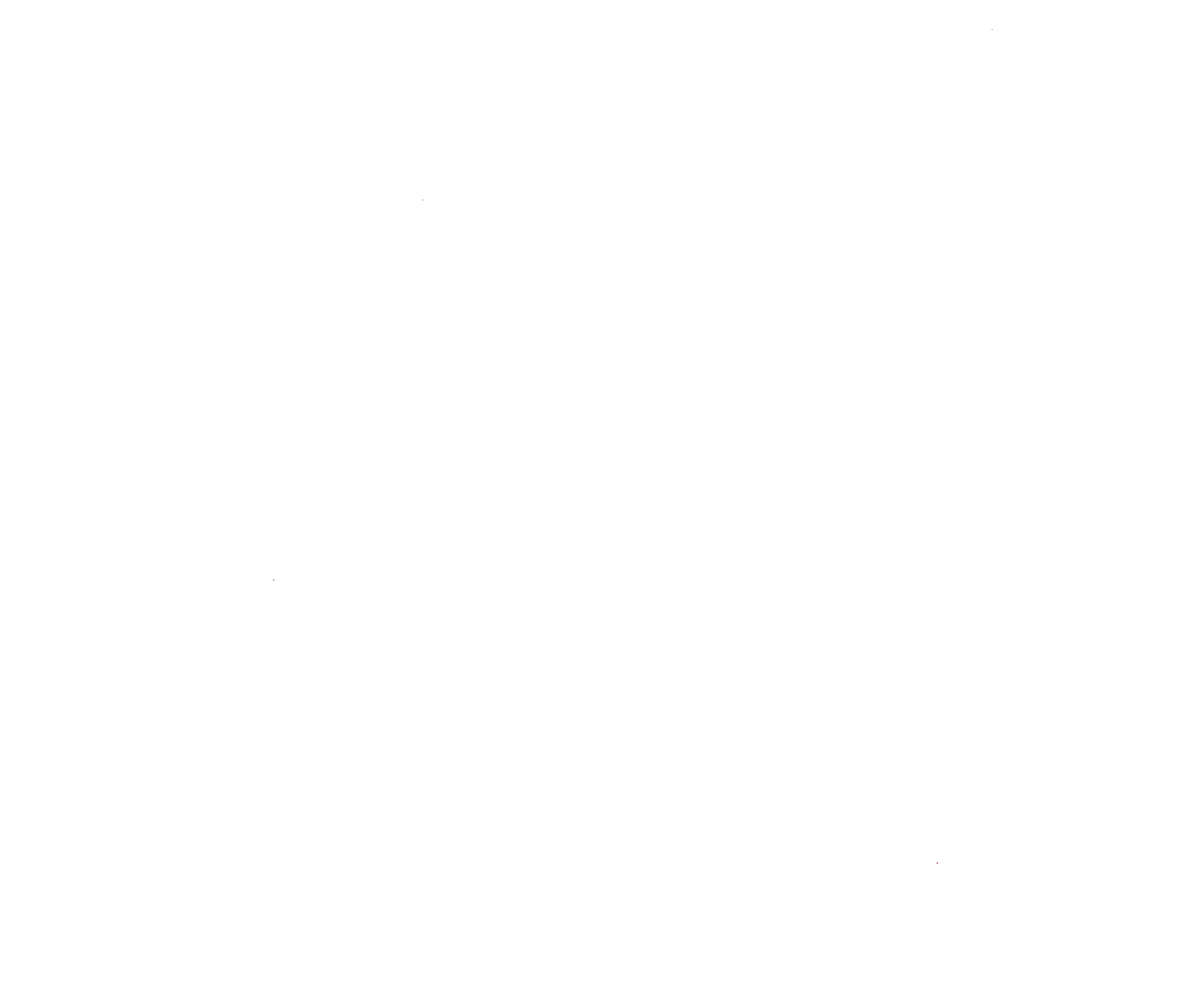
Frame 1 (no input)
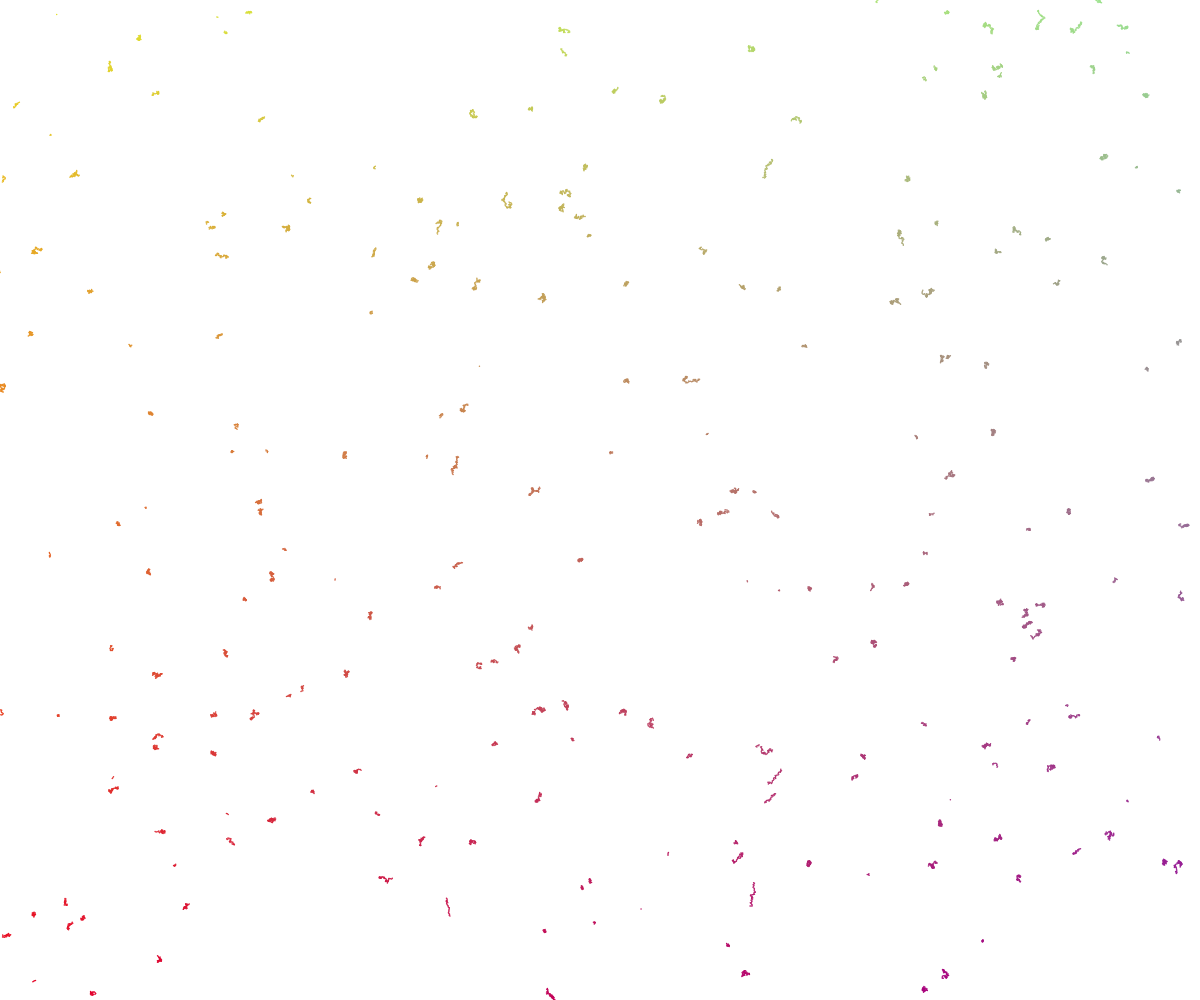
Frame 60 (no input)
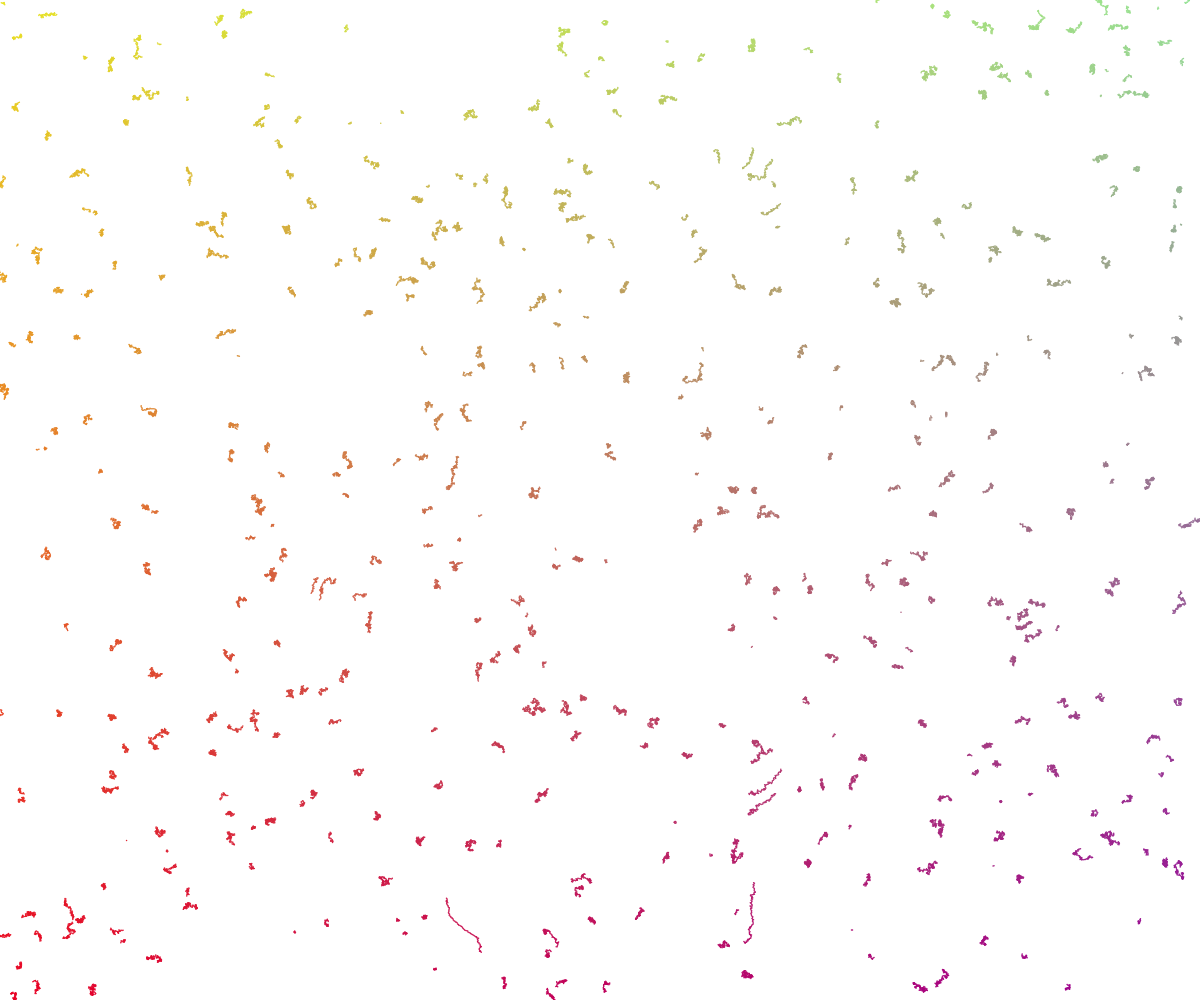
Frame 120 (the mouse pressed at the canvas centre since frame 60)

The p5.js sketch that drew these frames (run headless with seeded random() and noise() and a simulated clock; from frame 60 on, the mouse is pressed at the canvas centre):

// p5.js sketch
// ── sketch.js
var points = []
var mult;


var r1;
var r2;
var g1;
var g2;
var b1;
var b2;


function fWidth(i) {
	return width / i;
}
function fHeight(i) {
	return height / i;
}


function setup() {

	createCanvas(windowWidth, windowHeight);
	background(0, 0, 0, 0);
	angleMode(DEGREES);
	noiseDetail(1);




	var density = 120;
	var space = width / density;


	for (var x = 0; x < width; x += space) {
		for (var y = 0; y < height; y += space) {
			var p = createVector(x + random(-10, 10), y + random(-10, 10));
			points.push(p);
		}
	};

	shuffle(points, true);


	r1 = random(255);
	r2 = random(255);
	g1 = random(255);
	g2 = random(255);
	b1 = random(255);
	b2 = random(255);

	mult = random(0.062, 0.001);

}


function draw() {

	noStroke();

	if (frameCount * 4 <= points.length) {
		var max = frameCount * 4;
	} else {
		var max = points.length;
	}



	for (var i = 0; i < max; i++) {

		var r = map(points[i].x, 0, width, r1, b2);
		var g = map(points[i].y, 0, height, g1, r2);
		var b = map(points[i].x, 0, width, b1, g2);
		// var alpha = map(dist(width / 2, height / 2, points[i].x, points[i].y), 0, 350, 400, 0);


		fill(r, g, b, alpha);

		var angle = map(noise(points[i].x * mult, points[i].y * mult), 0, 2, 0, random(11565,500));

		points[i].add(createVector(cos(angle), sin(angle)));

		if (dist(fWidth(2), fHeight(2), points[i].x, points[i].y) < 350) {
		// -> push ellipse inside to mask
		}
		ellipse(points[i].x, points[i].y, 1.5);
	}
}
